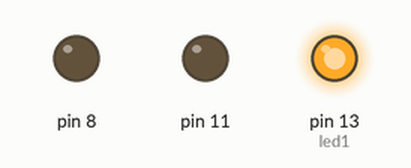
Bench run of a sketch on a simulated Arduino Uno, built with avr-gcc and run on an emulated ATmega328P. Parts: output pins drawn as LEDs (lit = HIGH).

Above: at 0.5 s.
At 2.5 s:
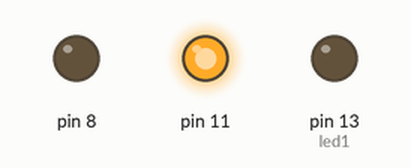
At 4.5 s:
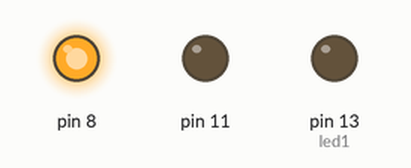
At 5.5 s:
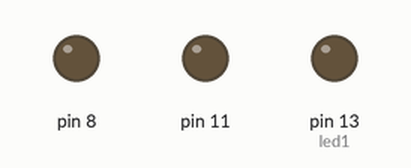
Timing chart, 0 to 7.8 s (numbered marks = the images above):
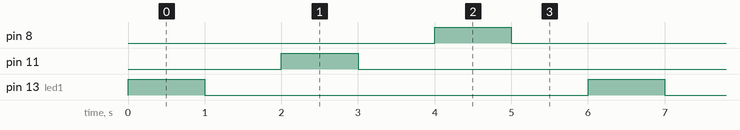

The sketch:

frantic_jofo_borwo1.ino
```cpp
// C++ code
//
int led1 = 13;
//int led2 =
void setup()
{
  Serial.begin(9600);
  pinMode(LED_BUILTIN, OUTPUT);
  pinMode(13, OUTPUT);
  pinMode(11, OUTPUT);
  pinMode(8, OUTPUT);
}

void loop()
{
  digitalWrite(led1, HIGH);
  delay(1000); // Wait for 1000 millisecond(s)
  digitalWrite(led1, LOW);
  delay(1000); // Wait for 1000 millisecond(s)
  digitalWrite(11, HIGH);
  delay(1000); // Wait for 1000 millisecond(s)
  digitalWrite(11, LOW);
  delay(1000); // Wait for 1000 millisecond(s)
  digitalWrite(8, HIGH);
  delay(1000); // Wait for 1000 millisecond(s)
  digitalWrite(8, LOW);
  delay(1000); // Wait for 1000 millisecond(s)
}
```

Measured:
- by itself, pin 8, pin 11, pin 13 (led1): alternates HIGH for 1.0 s and LOW for 5.0 s
- by itself, everything shown: repeats every 6.0 s, in 6 steps
